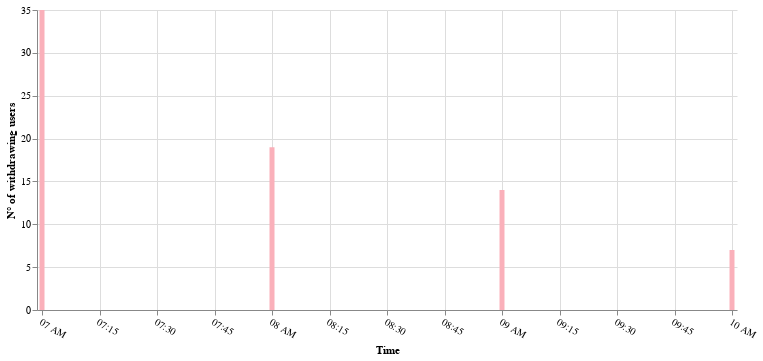

The code cell stored with this chart in its notebook:
### Code cell
alt.Chart(p2_hourly_df.rename(columns=cols_dict)).mark_bar().encode(
    x=cols_dict['HR']+':T',
    y=cols_dict['WITH_USERS']+":Q",
    tooltip=[cols_dict['HR']+':T',cols_dict['WITH_USERS']+":Q"]
).configure_mark(
    color='#fab0ba'
).properties(width=700).configure_axisX(
    labelAngle=30
).configure_view(strokeOpacity=0)

### Figure 1 — Vega-Lite specification as saved in the notebook (floating-point values rounded to 4 significant figures)
{"config": {"view": {"continuousWidth": 400, "continuousHeight": 300, "strokeOpacity": 0}, "axisX": {"labelAngle": 30}, "mark": {"color": "#fab0ba"}}, "data": {"name": "data-5ca08a767a0e639cd38e2a931d331d03"}, "mark": "bar", "encoding": {"tooltip": [{"field": "Time", "type": "temporal"}, {"field": "N° of withdrawing users", "type": "quantitative"}], "x": {"field": "Time", "type": "temporal"}, "y": {"field": "N° of withdrawing users", "type": "quantitative"}}, "width": 700, "$schema": "https://vega.github.io/schema/vega-lite/v4.17.0.json", "datasets": {"data-5ca08a767a0e639cd38e2a931d331d03": [{"Time": "2022/02/05  09:00:00", "Withdrawn amount": 13500.0, "WITH_TX": 14, "N° of withdrawing users": 14}, {"Time": "2022/02/05  08:00:00", "Withdrawn amount": 121200.0, "WITH_TX": 19, "N° of withdrawing users": 19}, {"Time": "2022/02/05  10:00:00", "Withdrawn amount": 7885.0, "WITH_TX": 7, "N° of withdrawing users": 7}, {"Time": "2022/02/05  07:00:00", "Withdrawn amount": 57930.0, "WITH_TX": 35, "N° of withdrawing users": 35}]}}
